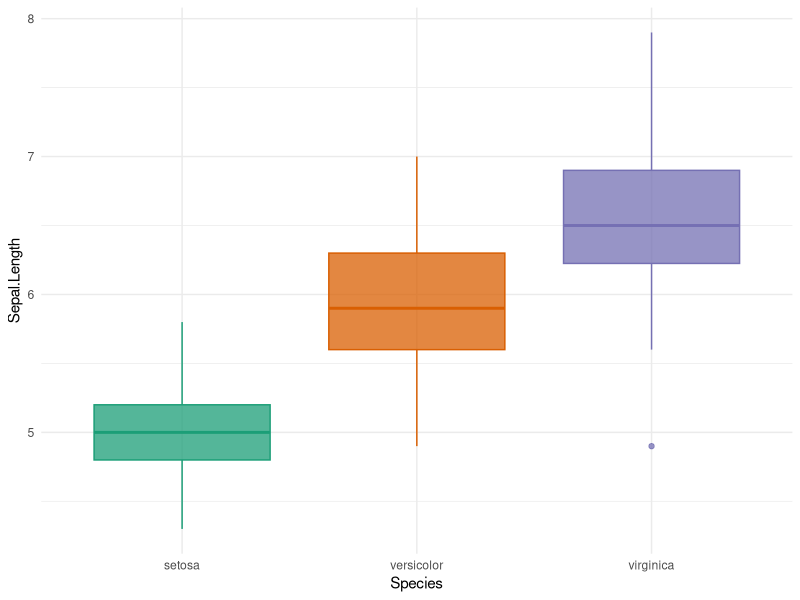

Write the R code that produced this figure.
## ---- chunk 1
library(ggplot2)

p <- ggplot(iris, aes(x = Species, y = Sepal.Length, color = Species, fill = Species)) +
   geom_boxplot(alpha = .75, show.legend = FALSE) +
   scale_color_brewer(palette = "Dark2", aesthetics = c("color", "fill"))

p + theme_minimal()
